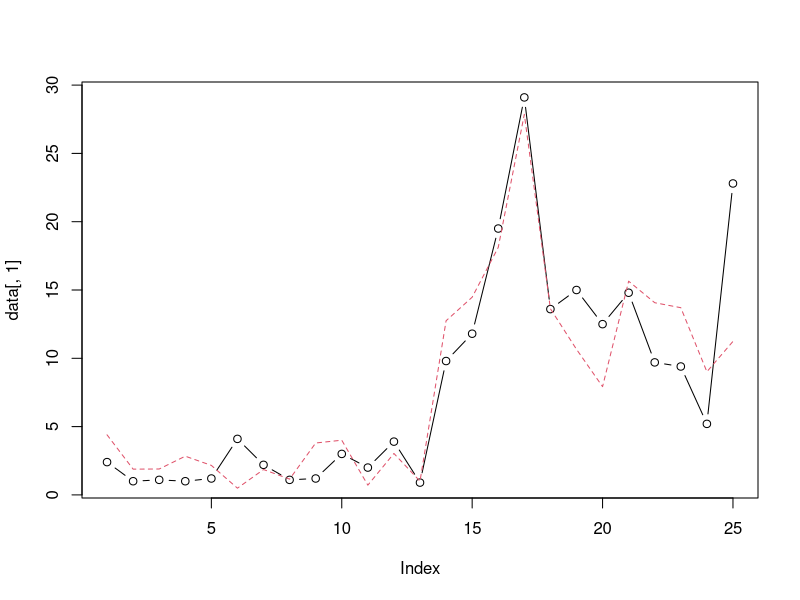
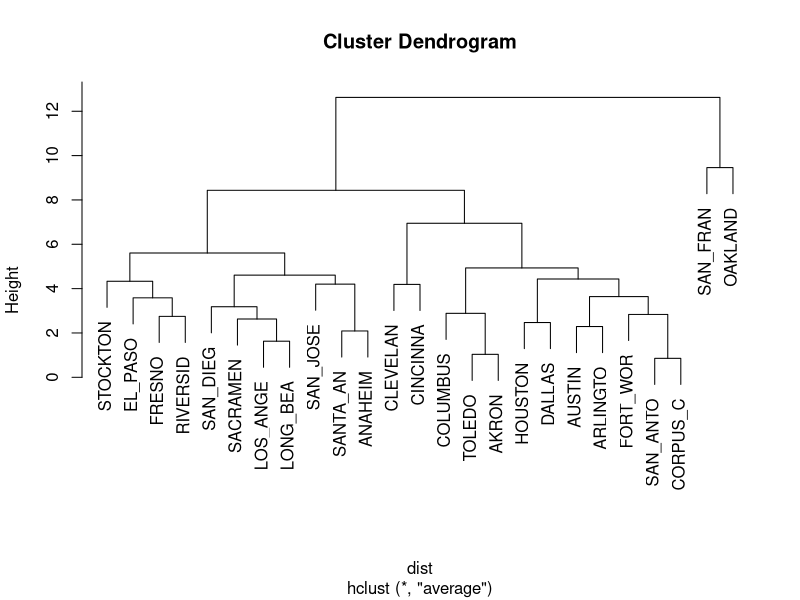
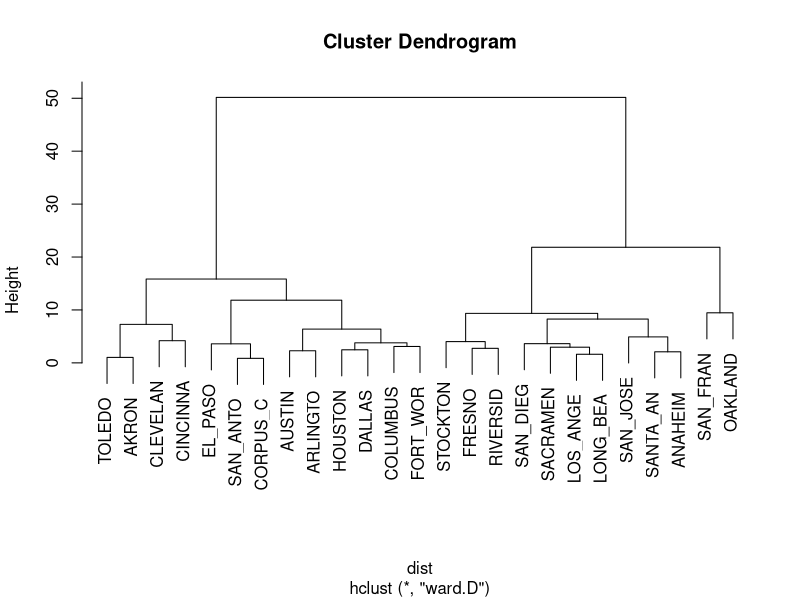

Write the R code that produced these figures, in order.
## ---- chunk 1
library(knitr)
## ---- chunk 2
cities <- read.csv('./data.csv', sep=',', row.names=NULL)
data <- data.frame(A=cities$asian,
  B=cities$black,
  Tp=cities$temper,
  C=cities$cross,
  P=cities$precep,
  Tr=cities$transp,
  D=cities$degree)

row.names(data) <- cities$city

kable(data, caption="Статистические данные об американских городах",label="tab:cities")
## ---- chunk 3
data.0 <- apply(data, 2, function(x)(x-mean(x))/sd(x))
Sigma <- cov(data.0)
kable(Sigma, digits=3, caption="Корреляционная матрица.")
## ---- chunk 4
ei <- eigen(Sigma)
df <- data.frame('С.Ч'=ei$values, 'Процент'=cumsum(ei$values)/sum(ei$values)*100,
row.names = as.character(seq(dim(Sigma)[1])))
kable(df, caption="Собственные числа и суммарный вклад компонент в общую дисперсию.")
kable(data.frame(ei$vectors), digits=3, caption="Собственные векторы.")
## ---- chunk 5
c(sum(ei$values),sum(diag(cov(data.0))))
## ---- chunk 6
Scores <- data.0 %*% ei$vectors
## ---- chunk 7
apply(Scores, 2, var)
ei$values
## ---- chunk 8
factors <- apply(Scores, 2, function(x)x/sd(x))
kable(data.frame(factors), digits=3, caption="Значения факторов")
## ---- chunk 9
Matr <- apply(Scores, 2, function(y)apply(data.0, 2, function(x)cor(x, y)))
kable(data.frame(Matr), caption="Матрица факторных нагрузок")
## ---- chunk 10
data.0 <- scale(data)
pc <- prcomp(data.0)
kable(data.frame(lambda=pc$sdev^2, EI=ei$values), digits=3, caption="Дисперсии главных компонент, вычисленные разными методами")
kable(pc$rotation[,seq(2)], digits=3, caption="Матрица собственных векторов из prcomp.")
kable(data.frame(ei$vectors[,seq(2)]), digits=3, caption="Матрица собственных векторов ковариационной матрицы.")
kable(pc$x[,seq(2)], digits=3, caption="Значения главных компонент из prcomp.")
kable(data.frame(Scores[,seq(2)]), digits=3, caption="Значения главных компонент из преобразования при помощи с.в.")
## ---- chunk 11
MatrPC <- apply(rbind(pc$rotation[,seq(2)], pc$sdev[seq(2)]), 2, function(x)x[-length(x)]*x[length(x)])
kable(MatrPC, caption="Вычисление факторных нагрузок")
## ---- chunk 12
sigma2 <- apply(data, 2, var)
Rest <- function(k, sigma2, Matr, factors, data) {
  XX <- Matr[,seq(k)]%*%t(factors[,seq(k)])
  XX.1 <- apply(cbind(XX, sqrt(sigma2)), 1, function(x)x[-length(x)]*x[length(x)])
  XX.2 <- apply(rbind(XX.1, colMeans(data)), 2, function(x)x[-length(x)]+x[length(x)])
  return(XX.2)
}

plot(data[,1], type="b")
lines(Rest(2, sigma2, Matr, factors, data)[,1], lty=2, col=2)
## ---- chunk 13
library(cluster)
## ---- chunk 14
dist <- daisy(data.0,metric="manhattan");dist
h <- hclust(dist, method="average")
plot(h)

dist.T <- daisy(t(data.0), metric="euclidean")
h <- hclust(dist, method="ward.D")
plot(h)
## ---- chunk 15
km<-kmeans(data.0, 3)
km
